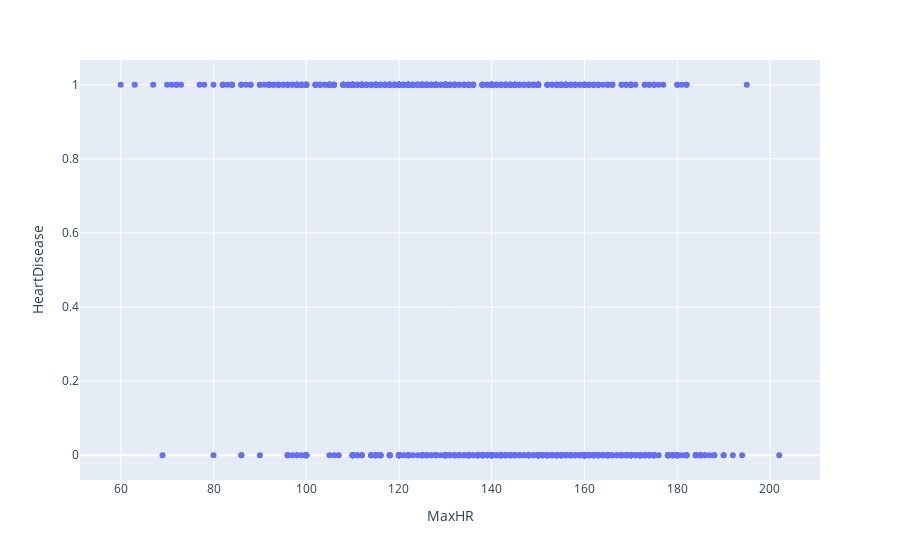

Here is the notebook cell this chart was saved with:
### Code cell
#This is just a visualization using plotly but I will us matplotlib for simplicity
px.scatter(df, x = 'MaxHR', y = 'HeartDisease')

### Figure 1 — Plotly figure (JSON) as saved in the notebook; plotly's stock layout.template omitted (floating-point values rounded to 4 significant figures; data arrays with more than 128 entries replaced by an {"elided": "..."} marker saying what was removed)
{"data": [{"hovertemplate": "MaxHR=%{x}<br>HeartDisease=%{y}<extra></extra>", "legendgroup": "", "marker": {"color": "#636efa", "symbol": "circle"}, "mode": "markers", "name": "", "orientation": "v", "showlegend": false, "type": "scatter", "x": {"elided": "918 int values"}, "xaxis": "x", "y": {"elided": "918 int values"}, "yaxis": "y"}], "layout": {"legend": {"tracegroupgap": 0}, "margin": {"t": 60}, "xaxis": {"anchor": "y", "domain": [0, 1], "title": {"text": "MaxHR"}}, "yaxis": {"anchor": "x", "domain": [0, 1], "title": {"text": "HeartDisease"}}}}
